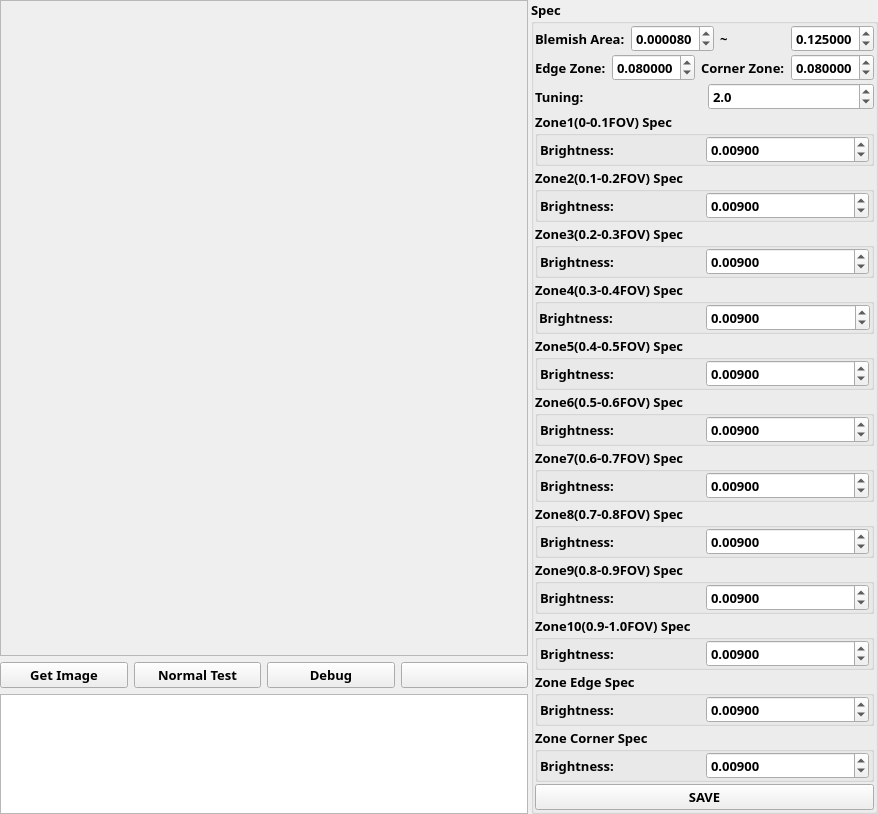
<?xml version="1.0" encoding="UTF-8"?>
<ui version="4.0">
 <class>QHBlemishHC</class>
 <widget class="QDockWidget" name="QHBlemishHC">
  <property name="geometry">
   <rect>
    <x>0</x>
    <y>0</y>
    <width>878</width>
    <height>674</height>
   </rect>
  </property>
  <property name="font">
   <font>
    <family>Microsoft Tai Le</family>
    <pointsize>10</pointsize>
    <weight>75</weight>
    <bold>true</bold>
   </font>
  </property>
  <property name="floating">
   <bool>true</bool>
  </property>
  <property name="windowTitle">
   <string>Blemish-C Tool</string>
  </property>
  <widget class="QWidget" name="widget">
   <layout class="QHBoxLayout" name="horizontalLayout_15">
    <property name="spacing">
     <number>3</number>
    </property>
    <property name="margin">
     <number>0</number>
    </property>
    <item>
     <layout class="QVBoxLayout" name="verticalLayout_2">
      <item>
       <widget class="QLabel" name="blemishhclabel">
        <property name="sizePolicy">
         <sizepolicy hsizetype="Expanding" vsizetype="Expanding">
          <horstretch>0</horstretch>
          <verstretch>0</verstretch>
         </sizepolicy>
        </property>
        <property name="minimumSize">
         <size>
          <width>320</width>
          <height>240</height>
         </size>
        </property>
        <property name="frameShape">
         <enum>QFrame::StyledPanel</enum>
        </property>
        <property name="text">
         <string notr="true"/>
        </property>
        <property name="scaledContents">
         <bool>true</bool>
        </property>
       </widget>
      </item>
      <item>
       <layout class="QHBoxLayout" name="horizontalLayout_14">
        <item>
         <widget class="QPushButton" name="blemishhcGetImagepushButton">
          <property name="focusPolicy">
           <enum>Qt::NoFocus</enum>
          </property>
          <property name="text">
           <string>Get Image</string>
          </property>
         </widget>
        </item>
        <item>
         <widget class="QPushButton" name="blemishhcNormalTestpushButton">
          <property name="focusPolicy">
           <enum>Qt::NoFocus</enum>
          </property>
          <property name="text">
           <string>Normal Test</string>
          </property>
         </widget>
        </item>
        <item>
         <widget class="QPushButton" name="blemishhcDebugpushButton">
          <property name="focusPolicy">
           <enum>Qt::NoFocus</enum>
          </property>
          <property name="text">
           <string>Debug</string>
          </property>
         </widget>
        </item>
        <item>
         <widget class="QPushButton" name="blemishhcLooppushButton">
          <property name="focusPolicy">
           <enum>Qt::NoFocus</enum>
          </property>
          <property name="text">
           <string notr="true"/>
          </property>
          <property name="icon">
           <iconset resource="hisfx3ccmtest.qrc">
            <normaloff>:/Resources/itemexe.png</normaloff>:/Resources/itemexe.png</iconset>
          </property>
         </widget>
        </item>
       </layout>
      </item>
      <item>
       <widget class="QListWidget" name="blemishhclistWidget">
        <property name="sizePolicy">
         <sizepolicy hsizetype="Expanding" vsizetype="Minimum">
          <horstretch>0</horstretch>
          <verstretch>0</verstretch>
         </sizepolicy>
        </property>
        <property name="maximumSize">
         <size>
          <width>16777215</width>
          <height>120</height>
         </size>
        </property>
        <property name="font">
         <font>
          <family>Microsoft Tai Le</family>
         </font>
        </property>
       </widget>
      </item>
     </layout>
    </item>
    <item>
     <widget class="QGroupBox" name="groupBox">
      <property name="title">
       <string>Spec</string>
      </property>
      <layout class="QVBoxLayout" name="verticalLayout">
       <property name="spacing">
        <number>2</number>
       </property>
       <property name="margin">
        <number>1</number>
       </property>
       <item>
        <layout class="QHBoxLayout" name="horizontalLayout_12">
         <item>
          <widget class="QLabel" name="label_2">
           <property name="text">
            <string>Blemish Area:</string>
           </property>
          </widget>
         </item>
         <item>
          <widget class="QDoubleSpinBox" name="blemishhcAreaMindoubleSpinBox">
           <property name="prefix">
            <string notr="true"/>
           </property>
           <property name="suffix">
            <string notr="true"/>
           </property>
           <property name="decimals">
            <number>6</number>
           </property>
           <property name="minimum">
            <double>0.000001000000000</double>
           </property>
           <property name="maximum">
            <double>0.500000000000000</double>
           </property>
           <property name="singleStep">
            <double>0.000001000000000</double>
           </property>
           <property name="value">
            <double>0.000080000000000</double>
           </property>
          </widget>
         </item>
         <item>
          <widget class="QLabel" name="label_3">
           <property name="text">
            <string>~</string>
           </property>
          </widget>
         </item>
         <item>
          <widget class="QDoubleSpinBox" name="blemishhcAreaMaxdoubleSpinBox">
           <property name="prefix">
            <string notr="true"/>
           </property>
           <property name="suffix">
            <string notr="true"/>
           </property>
           <property name="decimals">
            <number>6</number>
           </property>
           <property name="minimum">
            <double>0.000010000000000</double>
           </property>
           <property name="maximum">
            <double>0.500000000000000</double>
           </property>
           <property name="singleStep">
            <double>0.000010000000000</double>
           </property>
           <property name="value">
            <double>0.125000000000000</double>
           </property>
          </widget>
         </item>
        </layout>
       </item>
       <item>
        <layout class="QHBoxLayout" name="horizontalLayout_13">
         <item>
          <widget class="QLabel" name="label_4">
           <property name="text">
            <string>Edge Zone:</string>
           </property>
          </widget>
         </item>
         <item>
          <widget class="QDoubleSpinBox" name="blemishhcEdgeZonedoubleSpinBox">
           <property name="prefix">
            <string notr="true"/>
           </property>
           <property name="suffix">
            <string notr="true"/>
           </property>
           <property name="decimals">
            <number>6</number>
           </property>
           <property name="minimum">
            <double>0.000000000000000</double>
           </property>
           <property name="maximum">
            <double>0.300000000000000</double>
           </property>
           <property name="singleStep">
            <double>0.000001000000000</double>
           </property>
           <property name="value">
            <double>0.080000000000000</double>
           </property>
          </widget>
         </item>
         <item>
          <widget class="QLabel" name="label_21">
           <property name="text">
            <string>Corner Zone:</string>
           </property>
          </widget>
         </item>
         <item>
          <widget class="QDoubleSpinBox" name="blemishhcCornerZonedoubleSpinBox">
           <property name="prefix">
            <string notr="true"/>
           </property>
           <property name="suffix">
            <string notr="true"/>
           </property>
           <property name="decimals">
            <number>6</number>
           </property>
           <property name="minimum">
            <double>0.000000000000000</double>
           </property>
           <property name="maximum">
            <double>0.300000000000000</double>
           </property>
           <property name="singleStep">
            <double>0.000001000000000</double>
           </property>
           <property name="value">
            <double>0.080000000000000</double>
           </property>
          </widget>
         </item>
        </layout>
       </item>
       <item>
        <layout class="QHBoxLayout" name="horizontalLayout_20">
         <item>
          <widget class="QLabel" name="label_5">
           <property name="text">
            <string>Tuning:</string>
           </property>
          </widget>
         </item>
         <item>
          <widget class="QDoubleSpinBox" name="blemishhcTuningdoubleSpinBox">
           <property name="prefix">
            <string notr="true"/>
           </property>
           <property name="suffix">
            <string notr="true"/>
           </property>
           <property name="decimals">
            <number>1</number>
           </property>
           <property name="minimum">
            <double>-5.000000000000000</double>
           </property>
           <property name="maximum">
            <double>5.000000000000000</double>
           </property>
           <property name="singleStep">
            <double>1.000000000000000</double>
           </property>
           <property name="value">
            <double>2.000000000000000</double>
           </property>
          </widget>
         </item>
        </layout>
       </item>
       <item>
        <widget class="QGroupBox" name="groupBox_2">
         <property name="title">
          <string>Zone1(0-0.1FOV) Spec</string>
         </property>
         <layout class="QHBoxLayout" name="horizontalLayout">
          <property name="spacing">
           <number>3</number>
          </property>
          <property name="leftMargin">
           <number>2</number>
          </property>
          <property name="topMargin">
           <number>0</number>
          </property>
          <property name="rightMargin">
           <number>2</number>
          </property>
          <property name="bottomMargin">
           <number>0</number>
          </property>
          <item>
           <widget class="QLabel" name="label_7">
            <property name="text">
             <string>Brightness:</string>
            </property>
           </widget>
          </item>
          <item>
           <widget class="QDoubleSpinBox" name="blemishhcZ1BdoubleSpinBox">
            <property name="prefix">
             <string notr="true"/>
            </property>
            <property name="suffix">
             <string notr="true"/>
            </property>
            <property name="decimals">
             <number>5</number>
            </property>
            <property name="minimum">
             <double>0.001000000000000</double>
            </property>
            <property name="maximum">
             <double>10.000000000000000</double>
            </property>
            <property name="singleStep">
             <double>0.001000000000000</double>
            </property>
            <property name="value">
             <double>0.009000000000000</double>
            </property>
           </widget>
          </item>
         </layout>
        </widget>
       </item>
       <item>
        <widget class="QGroupBox" name="groupBox_3">
         <property name="title">
          <string>Zone2(0.1-0.2FOV) Spec</string>
         </property>
         <layout class="QHBoxLayout" name="horizontalLayout_2">
          <property name="spacing">
           <number>3</number>
          </property>
          <property name="leftMargin">
           <number>2</number>
          </property>
          <property name="topMargin">
           <number>0</number>
          </property>
          <property name="rightMargin">
           <number>2</number>
          </property>
          <property name="bottomMargin">
           <number>0</number>
          </property>
          <item>
           <widget class="QLabel" name="label_8">
            <property name="text">
             <string>Brightness:</string>
            </property>
           </widget>
          </item>
          <item>
           <widget class="QDoubleSpinBox" name="blemishhcZ2BdoubleSpinBox">
            <property name="prefix">
             <string notr="true"/>
            </property>
            <property name="suffix">
             <string notr="true"/>
            </property>
            <property name="decimals">
             <number>5</number>
            </property>
            <property name="minimum">
             <double>0.001000000000000</double>
            </property>
            <property name="maximum">
             <double>10.000000000000000</double>
            </property>
            <property name="singleStep">
             <double>0.001000000000000</double>
            </property>
            <property name="value">
             <double>0.009000000000000</double>
            </property>
           </widget>
          </item>
         </layout>
        </widget>
       </item>
       <item>
        <widget class="QGroupBox" name="groupBox_4">
         <property name="title">
          <string>Zone3(0.2-0.3FOV) Spec</string>
         </property>
         <layout class="QHBoxLayout" name="horizontalLayout_3">
          <property name="spacing">
           <number>3</number>
          </property>
          <property name="leftMargin">
           <number>2</number>
          </property>
          <property name="topMargin">
           <number>0</number>
          </property>
          <property name="rightMargin">
           <number>2</number>
          </property>
          <property name="bottomMargin">
           <number>0</number>
          </property>
          <item>
           <widget class="QLabel" name="label_9">
            <property name="text">
             <string>Brightness:</string>
            </property>
           </widget>
          </item>
          <item>
           <widget class="QDoubleSpinBox" name="blemishhcZ3BdoubleSpinBox">
            <property name="prefix">
             <string notr="true"/>
            </property>
            <property name="suffix">
             <string notr="true"/>
            </property>
            <property name="decimals">
             <number>5</number>
            </property>
            <property name="minimum">
             <double>0.001000000000000</double>
            </property>
            <property name="maximum">
             <double>10.000000000000000</double>
            </property>
            <property name="singleStep">
             <double>0.001000000000000</double>
            </property>
            <property name="value">
             <double>0.009000000000000</double>
            </property>
           </widget>
          </item>
         </layout>
        </widget>
       </item>
       <item>
        <widget class="QGroupBox" name="groupBox_5">
         <property name="title">
          <string>Zone4(0.3-0.4FOV) Spec</string>
         </property>
         <layout class="QHBoxLayout" name="horizontalLayout_4">
          <property name="spacing">
           <number>3</number>
          </property>
          <property name="leftMargin">
           <number>1</number>
          </property>
          <property name="topMargin">
           <number>0</number>
          </property>
          <property name="rightMargin">
           <number>1</number>
          </property>
          <property name="bottomMargin">
           <number>0</number>
          </property>
          <item>
           <widget class="QLabel" name="label_10">
            <property name="text">
             <string>Brightness:</string>
            </property>
           </widget>
          </item>
          <item>
           <widget class="QDoubleSpinBox" name="blemishhcZ4BdoubleSpinBox">
            <property name="prefix">
             <string notr="true"/>
            </property>
            <property name="suffix">
             <string notr="true"/>
            </property>
            <property name="decimals">
             <number>5</number>
            </property>
            <property name="minimum">
             <double>0.001000000000000</double>
            </property>
            <property name="maximum">
             <double>10.000000000000000</double>
            </property>
            <property name="singleStep">
             <double>0.001000000000000</double>
            </property>
            <property name="value">
             <double>0.009000000000000</double>
            </property>
           </widget>
          </item>
         </layout>
        </widget>
       </item>
       <item>
        <widget class="QGroupBox" name="groupBox_6">
         <property name="title">
          <string>Zone5(0.4-0.5FOV) Spec</string>
         </property>
         <layout class="QHBoxLayout" name="horizontalLayout_5">
          <property name="spacing">
           <number>3</number>
          </property>
          <property name="leftMargin">
           <number>2</number>
          </property>
          <property name="topMargin">
           <number>0</number>
          </property>
          <property name="rightMargin">
           <number>2</number>
          </property>
          <property name="bottomMargin">
           <number>0</number>
          </property>
          <item>
           <widget class="QLabel" name="label_11">
            <property name="text">
             <string>Brightness:</string>
            </property>
           </widget>
          </item>
          <item>
           <widget class="QDoubleSpinBox" name="blemishhcZ5BdoubleSpinBox">
            <property name="prefix">
             <string notr="true"/>
            </property>
            <property name="suffix">
             <string notr="true"/>
            </property>
            <property name="decimals">
             <number>5</number>
            </property>
            <property name="minimum">
             <double>0.001000000000000</double>
            </property>
            <property name="maximum">
             <double>10.000000000000000</double>
            </property>
            <property name="singleStep">
             <double>0.001000000000000</double>
            </property>
            <property name="value">
             <double>0.009000000000000</double>
            </property>
           </widget>
          </item>
         </layout>
        </widget>
       </item>
       <item>
        <widget class="QGroupBox" name="groupBox_7">
         <property name="title">
          <string>Zone6(0.5-0.6FOV) Spec</string>
         </property>
         <layout class="QHBoxLayout" name="horizontalLayout_6">
          <property name="spacing">
           <number>3</number>
          </property>
          <property name="leftMargin">
           <number>2</number>
          </property>
          <property name="topMargin">
           <number>0</number>
          </property>
          <property name="rightMargin">
           <number>2</number>
          </property>
          <property name="bottomMargin">
           <number>0</number>
          </property>
          <item>
           <widget class="QLabel" name="label_12">
            <property name="text">
             <string>Brightness:</string>
            </property>
           </widget>
          </item>
          <item>
           <widget class="QDoubleSpinBox" name="blemishhcZ6BdoubleSpinBox">
            <property name="prefix">
             <string notr="true"/>
            </property>
            <property name="suffix">
             <string notr="true"/>
            </property>
            <property name="decimals">
             <number>5</number>
            </property>
            <property name="minimum">
             <double>0.001000000000000</double>
            </property>
            <property name="maximum">
             <double>10.000000000000000</double>
            </property>
            <property name="singleStep">
             <double>0.001000000000000</double>
            </property>
            <property name="value">
             <double>0.009000000000000</double>
            </property>
           </widget>
          </item>
         </layout>
        </widget>
       </item>
       <item>
        <widget class="QGroupBox" name="groupBox_8">
         <property name="title">
          <string>Zone7(0.6-0.7FOV) Spec</string>
         </property>
         <layout class="QHBoxLayout" name="horizontalLayout_7">
          <property name="spacing">
           <number>3</number>
          </property>
          <property name="leftMargin">
           <number>2</number>
          </property>
          <property name="topMargin">
           <number>0</number>
          </property>
          <property name="rightMargin">
           <number>2</number>
          </property>
          <property name="bottomMargin">
           <number>0</number>
          </property>
          <item>
           <widget class="QLabel" name="label_13">
            <property name="text">
             <string>Brightness:</string>
            </property>
           </widget>
          </item>
          <item>
           <widget class="QDoubleSpinBox" name="blemishhcZ7BdoubleSpinBox">
            <property name="prefix">
             <string notr="true"/>
            </property>
            <property name="suffix">
             <string notr="true"/>
            </property>
            <property name="decimals">
             <number>5</number>
            </property>
            <property name="minimum">
             <double>0.001000000000000</double>
            </property>
            <property name="maximum">
             <double>10.000000000000000</double>
            </property>
            <property name="singleStep">
             <double>0.001000000000000</double>
            </property>
            <property name="value">
             <double>0.009000000000000</double>
            </property>
           </widget>
          </item>
         </layout>
        </widget>
       </item>
       <item>
        <widget class="QGroupBox" name="groupBox_9">
         <property name="title">
          <string>Zone8(0.7-0.8FOV) Spec</string>
         </property>
         <layout class="QHBoxLayout" name="horizontalLayout_8">
          <property name="spacing">
           <number>3</number>
          </property>
          <property name="leftMargin">
           <number>2</number>
          </property>
          <property name="topMargin">
           <number>0</number>
          </property>
          <property name="rightMargin">
           <number>2</number>
          </property>
          <property name="bottomMargin">
           <number>0</number>
          </property>
          <item>
           <widget class="QLabel" name="label_14">
            <property name="text">
             <string>Brightness:</string>
            </property>
           </widget>
          </item>
          <item>
           <widget class="QDoubleSpinBox" name="blemishhcZ8BdoubleSpinBox">
            <property name="prefix">
             <string notr="true"/>
            </property>
            <property name="suffix">
             <string notr="true"/>
            </property>
            <property name="decimals">
             <number>5</number>
            </property>
            <property name="minimum">
             <double>0.001000000000000</double>
            </property>
            <property name="maximum">
             <double>10.000000000000000</double>
            </property>
            <property name="singleStep">
             <double>0.001000000000000</double>
            </property>
            <property name="value">
             <double>0.009000000000000</double>
            </property>
           </widget>
          </item>
         </layout>
        </widget>
       </item>
       <item>
        <widget class="QGroupBox" name="groupBox_10">
         <property name="title">
          <string>Zone9(0.8-0.9FOV) Spec</string>
         </property>
         <layout class="QHBoxLayout" name="horizontalLayout_9">
          <property name="spacing">
           <number>3</number>
          </property>
          <property name="leftMargin">
           <number>2</number>
          </property>
          <property name="topMargin">
           <number>0</number>
          </property>
          <property name="rightMargin">
           <number>2</number>
          </property>
          <property name="bottomMargin">
           <number>0</number>
          </property>
          <item>
           <widget class="QLabel" name="label_15">
            <property name="text">
             <string>Brightness:</string>
            </property>
           </widget>
          </item>
          <item>
           <widget class="QDoubleSpinBox" name="blemishhcZ9BdoubleSpinBox">
            <property name="prefix">
             <string notr="true"/>
            </property>
            <property name="suffix">
             <string notr="true"/>
            </property>
            <property name="decimals">
             <number>5</number>
            </property>
            <property name="minimum">
             <double>0.001000000000000</double>
            </property>
            <property name="maximum">
             <double>10.000000000000000</double>
            </property>
            <property name="singleStep">
             <double>0.001000000000000</double>
            </property>
            <property name="value">
             <double>0.009000000000000</double>
            </property>
           </widget>
          </item>
         </layout>
        </widget>
       </item>
       <item>
        <widget class="QGroupBox" name="groupBox_11">
         <property name="title">
          <string>Zone10(0.9-1.0FOV) Spec</string>
         </property>
         <layout class="QHBoxLayout" name="horizontalLayout_10">
          <property name="spacing">
           <number>3</number>
          </property>
          <property name="leftMargin">
           <number>2</number>
          </property>
          <property name="topMargin">
           <number>0</number>
          </property>
          <property name="rightMargin">
           <number>2</number>
          </property>
          <property name="bottomMargin">
           <number>0</number>
          </property>
          <item>
           <widget class="QLabel" name="label_16">
            <property name="text">
             <string>Brightness:</string>
            </property>
           </widget>
          </item>
          <item>
           <widget class="QDoubleSpinBox" name="blemishhcZ10BdoubleSpinBox">
            <property name="prefix">
             <string notr="true"/>
            </property>
            <property name="suffix">
             <string notr="true"/>
            </property>
            <property name="decimals">
             <number>5</number>
            </property>
            <property name="minimum">
             <double>0.001000000000000</double>
            </property>
            <property name="maximum">
             <double>10.000000000000000</double>
            </property>
            <property name="singleStep">
             <double>0.001000000000000</double>
            </property>
            <property name="value">
             <double>0.009000000000000</double>
            </property>
           </widget>
          </item>
         </layout>
        </widget>
       </item>
       <item>
        <widget class="QGroupBox" name="groupBox_12">
         <property name="title">
          <string>Zone Edge Spec</string>
         </property>
         <layout class="QHBoxLayout" name="horizontalLayout_11">
          <property name="spacing">
           <number>3</number>
          </property>
          <property name="leftMargin">
           <number>2</number>
          </property>
          <property name="topMargin">
           <number>0</number>
          </property>
          <property name="rightMargin">
           <number>2</number>
          </property>
          <property name="bottomMargin">
           <number>0</number>
          </property>
          <item>
           <widget class="QLabel" name="label_17">
            <property name="text">
             <string>Brightness:</string>
            </property>
           </widget>
          </item>
          <item>
           <widget class="QDoubleSpinBox" name="blemishhcEdgeBdoubleSpinBox">
            <property name="prefix">
             <string notr="true"/>
            </property>
            <property name="suffix">
             <string notr="true"/>
            </property>
            <property name="decimals">
             <number>5</number>
            </property>
            <property name="minimum">
             <double>0.001000000000000</double>
            </property>
            <property name="maximum">
             <double>10.000000000000000</double>
            </property>
            <property name="singleStep">
             <double>0.001000000000000</double>
            </property>
            <property name="value">
             <double>0.009000000000000</double>
            </property>
           </widget>
          </item>
         </layout>
        </widget>
       </item>
       <item>
        <widget class="QGroupBox" name="groupBox_13">
         <property name="title">
          <string>Zone Corner Spec</string>
         </property>
         <layout class="QHBoxLayout" name="horizontalLayout_18">
          <property name="spacing">
           <number>3</number>
          </property>
          <property name="leftMargin">
           <number>2</number>
          </property>
          <property name="topMargin">
           <number>0</number>
          </property>
          <property name="rightMargin">
           <number>2</number>
          </property>
          <property name="bottomMargin">
           <number>0</number>
          </property>
          <item>
           <widget class="QLabel" name="label_19">
            <property name="text">
             <string>Brightness:</string>
            </property>
           </widget>
          </item>
          <item>
           <widget class="QDoubleSpinBox" name="blemishhcCornerBdoubleSpinBox">
            <property name="prefix">
             <string notr="true"/>
            </property>
            <property name="suffix">
             <string notr="true"/>
            </property>
            <property name="decimals">
             <number>5</number>
            </property>
            <property name="minimum">
             <double>0.001000000000000</double>
            </property>
            <property name="maximum">
             <double>10.000000000000000</double>
            </property>
            <property name="singleStep">
             <double>0.001000000000000</double>
            </property>
            <property name="value">
             <double>0.009000000000000</double>
            </property>
           </widget>
          </item>
         </layout>
        </widget>
       </item>
       <item>
        <widget class="QPushButton" name="blemishhcSavepushButton">
         <property name="sizePolicy">
          <sizepolicy hsizetype="Minimum" vsizetype="Fixed">
           <horstretch>0</horstretch>
           <verstretch>0</verstretch>
          </sizepolicy>
         </property>
         <property name="focusPolicy">
          <enum>Qt::NoFocus</enum>
         </property>
         <property name="text">
          <string>SAVE</string>
         </property>
        </widget>
       </item>
      </layout>
     </widget>
    </item>
   </layout>
  </widget>
 </widget>
 <layoutdefault spacing="6" margin="11"/>
 <resources>
  <include location="hisfx3ccmtest.qrc"/>
 </resources>
 <connections/>
</ui>
